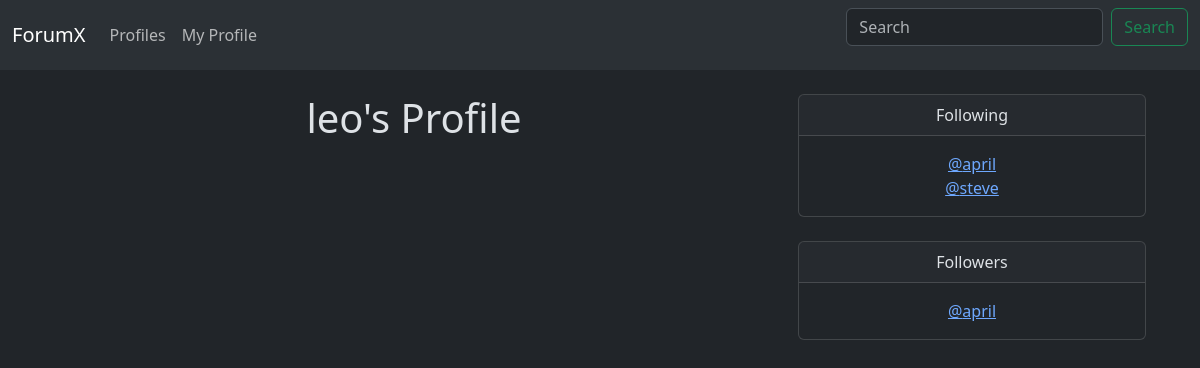
/profile/1 (signed in), run on an earlier commit of the app's database.
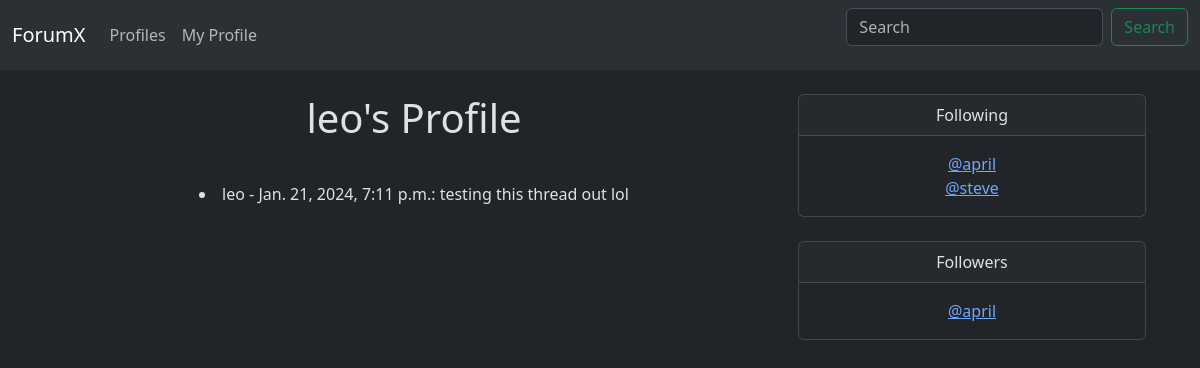
And on a later commit of the database.
### forumx/models.py (models this page shows, shortened)
class Profile(models.Model):
   user = models.OneToOneField(User, on_delete=models.CASCADE)
   follows = models.ManyToManyField("self",
    related_name="followed_by",
    symmetrical=False, # User does not need to follow back
    blank=True # User does not need to follow anyone
    )
   date_modified = models.DateTimeField(User, default=timezone.now)
   def __str__(self):
       return self.user.username

class Post(models.Model):
    thread = models.ForeignKey(Thread,
        on_delete=models.CASCADE,
        related_name='posts')
    user = models.ForeignKey(User,
        on_delete=models.CASCADE,
        related_name='posts')
    content = models.TextField()
    created_at = models.DateTimeField(default=timezone.now)

### forumx/views.py (the view, shortened to what this page needs)
# urls.py: path('profile/<int:pk>', views.profile, name='profile'),
def profile(request, pk):
    if request.user.is_authenticated:
        profile = Profile.objects.get(user_id=pk)
        user_posts = Post.objects.filter(user=profile.user).order_by("-created_at")
        return render(request, 'profile.html', {"profile":profile, "user_posts": user_posts})
    else:
        messages.success(request,("You must be logged in to view profiles"))
        return redirect('home')

### forumx/templates/profile.html (shortened to what this page needs)
{% extends "base.html" %}
{% block content %}
    {% if profile %}
        <div class="container text-center">
            <div class="row">
                <div class="col-8">
                    <h1>{{ profile.user.username }}'s Profile</h1>
                    <br>
                    {% for post in user_posts %}
                        <li>{{ post.user.username }} - {{ post.created_at }}: {{ post.content }}</li>
                    {% endfor %}
                </div>
                <div class="col-4">
                    <div class="card">
                        <div class="card-header">
                          Following
                        </div>
                        <div class="card-body">
                          <p class="card-text">
                            {% for following in profile.follows.all %}
                                <a href="{% url 'profile' following.user.id%}"> @{{ following }} </a><br>
                            {% endfor %}
                          </p>
                        </div>
                    </div>
                    <br>
                    <div class="card">
                        <div class="card-header">
                            Followers
                        </div>
                        <div class="card-body">
                          <p class="card-text">
                            {% for follower in profile.followed_by.all %}
                                <a href="{% url 'profile' follower.user.id%}"> @{{ follower }} </a><br>
                            {% endfor %}
                          </p>
                        </div>
                    </div>
                </div>
            </div>
        </div>
    {% endif %}
{% endblock %}

What changed in the data, as far as the page shows it:
added Post: user.username "leo", created_at "Jan. 21, 2024, 7:11 p.m.", content "testing this thread out lol"
